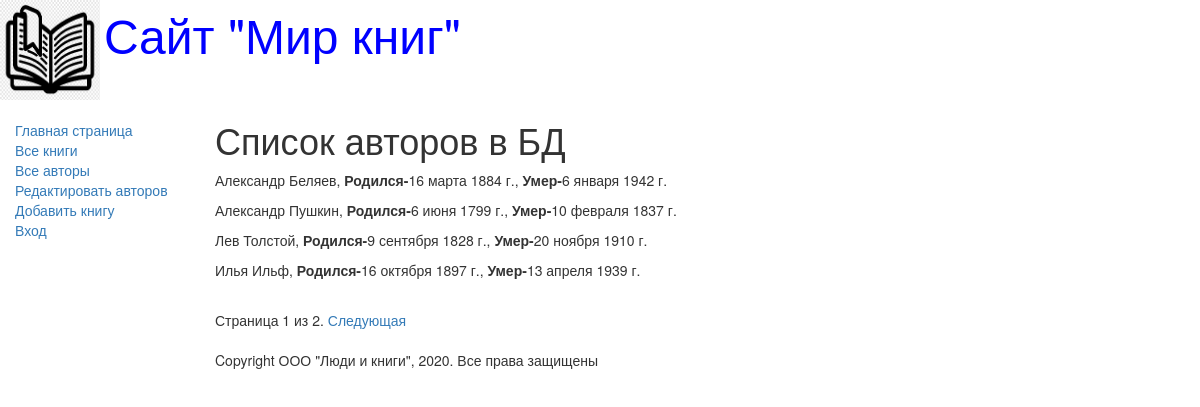
Screenshot of /authors/ with the database file from the repository.
### catalog/models.py (models this page shows, shortened)
class Author(models.Model):
    first_name = models.CharField(max_length=100,
            help_text="Введите имя автора",
            verbose_name="Имя автора")
    last_name = models.CharField(max_length=100,
            help_text="Введите фамилию автора",
            verbose_name="Фамилия автора")
    date_of_birth = models.DateField(
            help_text="Введите дату рождения",
            verbose_name="Дaтa рождения",
            null=True, blank=True)
    date_of_death = models.DateField(
            help_text="Введите дату смерти",
            verbose_name="Дaтa смерти",
            null=True, blank=True)

### catalog/views.py (the view)
# urls.py: re_path(r'^authors/$', views.AuthorListView.as_view(), name='authors'),
class AuthorListView(generic.ListView):
    model = Author
    paginate_by = 4

### catalog/templates/catalog/author_list.html
{% extends "base_generic.html" %}
{% block content %}
    <h1>Список авторов в БД</h1>
   {% if author_list %}
       {% for author in author_list.all %}
        <p>{{ author.first_name}}  {{author.last_name}},
           <strong>Родился-</strong>{{author.date_of_birth}},
           <strong>Умер-</strong>{{author.date_of_death}}</p>
      {% endfor %}
   {% else %}
      <p>В базе данных нет авторов</p>
    {% endif %}
{% endblock %}

### rows the page displays
Author: first_name "Александр", last_name "Беляев", date_of_birth "16 марта 1884 г.", date_of_death "6 января 1942 г."
Author: first_name "Александр", last_name "Пушкин", date_of_birth "6 июня 1799 г.", date_of_death "10 февраля 1837 г."
Author: first_name "Лев", last_name "Толстой", date_of_birth "9 сентября 1828 г.", date_of_death "20 ноября 1910 г."
Author: first_name "Илья", last_name "Ильф", date_of_birth "16 октября 1897 г.", date_of_death "13 апреля 1939 г."

### other values shown
{{ page_obj.number }} "1"
{{ page_obj.paginator.num_pages }} "2"
